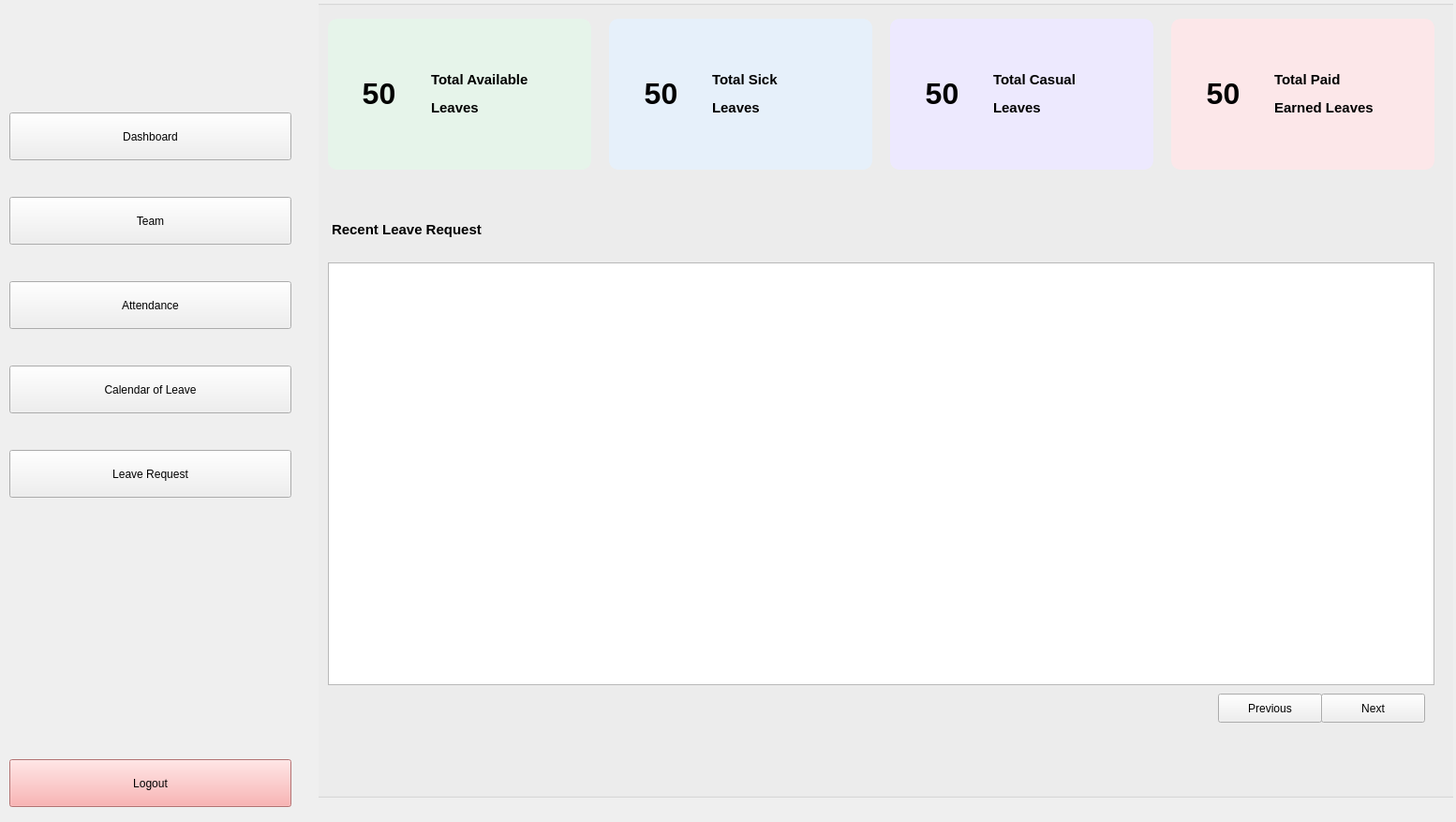
<?xml version="1.0" encoding="UTF-8"?>
<ui version="4.0">
 <class>MainWindow</class>
 <widget class="QMainWindow" name="MainWindow">
  <property name="geometry">
   <rect>
    <x>0</x>
    <y>0</y>
    <width>1554</width>
    <height>877</height>
   </rect>
  </property>
  <property name="windowTitle">
   <string>MainWindow</string>
  </property>
  <widget class="QWidget" name="centralwidget">
   <widget class="QWidget" name="SideBarWidget" native="true">
    <property name="geometry">
     <rect>
      <x>0</x>
      <y>0</y>
      <width>331</width>
      <height>881</height>
     </rect>
    </property>
    <property name="styleSheet">
     <string notr="true">QWidget#SideBarWidget{
background: qlineargradient(x1:0, y1:1, x2:0, y2:0, 
    stop:0 #add8e6, stop:1 #ffffff);
}</string>
    </property>
    <widget class="QLabel" name="label">
     <property name="geometry">
      <rect>
       <x>120</x>
       <y>10</y>
       <width>71</width>
       <height>71</height>
      </rect>
     </property>
     <property name="text">
      <string/>
     </property>
     <property name="pixmap">
      <pixmap>../../../OneDrive/Desktop/copy.png</pixmap>
     </property>
     <property name="scaledContents">
      <bool>true</bool>
     </property>
    </widget>
    <widget class="QPushButton" name="dashboardBTN">
     <property name="geometry">
      <rect>
       <x>10</x>
       <y>120</y>
       <width>301</width>
       <height>51</height>
      </rect>
     </property>
     <property name="styleSheet">
      <string notr="true">font: 10pt &quot;Arial&quot;;</string>
     </property>
     <property name="text">
      <string>Dashboard</string>
     </property>
    </widget>
    <widget class="QPushButton" name="calendarLeaveBTN">
     <property name="geometry">
      <rect>
       <x>10</x>
       <y>390</y>
       <width>301</width>
       <height>51</height>
      </rect>
     </property>
     <property name="styleSheet">
      <string notr="true">font: 10pt &quot;Arial&quot;;</string>
     </property>
     <property name="text">
      <string>Calendar of Leave</string>
     </property>
    </widget>
    <widget class="QPushButton" name="attendanceBTN">
     <property name="geometry">
      <rect>
       <x>10</x>
       <y>300</y>
       <width>301</width>
       <height>51</height>
      </rect>
     </property>
     <property name="styleSheet">
      <string notr="true">font: 10pt &quot;Arial&quot;;</string>
     </property>
     <property name="text">
      <string>Attendance</string>
     </property>
    </widget>
    <widget class="QPushButton" name="teamBTN">
     <property name="geometry">
      <rect>
       <x>10</x>
       <y>210</y>
       <width>301</width>
       <height>51</height>
      </rect>
     </property>
     <property name="styleSheet">
      <string notr="true">font: 10pt &quot;Arial&quot;;</string>
     </property>
     <property name="text">
      <string>Team</string>
     </property>
    </widget>
    <widget class="QPushButton" name="leaveRequestBTN">
     <property name="geometry">
      <rect>
       <x>10</x>
       <y>480</y>
       <width>301</width>
       <height>51</height>
      </rect>
     </property>
     <property name="styleSheet">
      <string notr="true">font: 10pt &quot;Arial&quot;;</string>
     </property>
     <property name="text">
      <string>Leave Request</string>
     </property>
    </widget>
    <widget class="QPushButton" name="logoutBTN">
     <property name="geometry">
      <rect>
       <x>10</x>
       <y>810</y>
       <width>301</width>
       <height>51</height>
      </rect>
     </property>
     <property name="styleSheet">
      <string notr="true">QPushButton#logoutBTN{
 background-color: #FAA0A0;
font: 10pt &quot;Arial&quot;;
}</string>
     </property>
     <property name="text">
      <string>Logout</string>
     </property>
    </widget>
   </widget>
   <widget class="QStackedWidget" name="dashboardStackedWidget">
    <property name="enabled">
     <bool>true</bool>
    </property>
    <property name="geometry">
     <rect>
      <x>340</x>
      <y>0</y>
      <width>1211</width>
      <height>881</height>
     </rect>
    </property>
    <property name="font">
     <font>
      <kerning>true</kerning>
     </font>
    </property>
    <property name="cursor">
     <cursorShape>ArrowCursor</cursorShape>
    </property>
    <property name="toolTip">
     <string/>
    </property>
    <property name="statusTip">
     <string/>
    </property>
    <property name="whatsThis">
     <string/>
    </property>
    <property name="styleSheet">
     <string notr="true">QStackedWidget#dashboardStackedWidget{
 
}</string>
    </property>
    <property name="currentIndex">
     <number>0</number>
    </property>
    <widget class="QWidget" name="dashboardPage">
     <widget class="QGroupBox" name="groupBox">
      <property name="geometry">
       <rect>
        <x>-10</x>
        <y>0</y>
        <width>1241</width>
        <height>851</height>
       </rect>
      </property>
      <property name="title">
       <string/>
      </property>
      <widget class="QWidget" name="firstWidget" native="true">
       <property name="geometry">
        <rect>
         <x>20</x>
         <y>20</y>
         <width>281</width>
         <height>161</height>
        </rect>
       </property>
       <property name="styleSheet">
        <string notr="true">QWidget#firstWidget{
background-color: #E6F4EA;
border-radius: 10px;
}</string>
       </property>
       <widget class="QLabel" name="totalLeaveLabel">
        <property name="geometry">
         <rect>
          <x>4</x>
          <y>0</y>
          <width>101</width>
          <height>161</height>
         </rect>
        </property>
        <property name="text">
         <string>&lt;html&gt;&lt;head/&gt;&lt;body&gt;&lt;p align=&quot;center&quot;&gt;&lt;span style=&quot; font-size:24pt; font-weight:600;&quot;&gt;50&lt;/span&gt;&lt;/p&gt;&lt;/body&gt;&lt;/html&gt;</string>
        </property>
       </widget>
       <widget class="QLabel" name="label_4">
        <property name="geometry">
         <rect>
          <x>110</x>
          <y>0</y>
          <width>171</width>
          <height>161</height>
         </rect>
        </property>
        <property name="text">
         <string>&lt;html&gt;&lt;head/&gt;&lt;body&gt;&lt;p&gt;&lt;span style=&quot; font-size:11pt; font-weight:600;&quot;&gt;Total Available &lt;/span&gt;&lt;/p&gt;&lt;p&gt;&lt;span style=&quot; font-size:11pt; font-weight:600;&quot;&gt;Leaves&lt;/span&gt;&lt;/p&gt;&lt;/body&gt;&lt;/html&gt;</string>
        </property>
       </widget>
      </widget>
      <widget class="QWidget" name="secondWidget" native="true">
       <property name="geometry">
        <rect>
         <x>320</x>
         <y>20</y>
         <width>281</width>
         <height>161</height>
        </rect>
       </property>
       <property name="styleSheet">
        <string notr="true">QWidget#secondWidget{
background-color: #E6F0FA;
border-radius: 10px;
}</string>
       </property>
       <widget class="QLabel" name="label_5">
        <property name="geometry">
         <rect>
          <x>110</x>
          <y>0</y>
          <width>171</width>
          <height>161</height>
         </rect>
        </property>
        <property name="text">
         <string>&lt;html&gt;&lt;head/&gt;&lt;body&gt;&lt;p&gt;&lt;span style=&quot; font-size:11pt; font-weight:600;&quot;&gt;Total Sick&lt;/span&gt;&lt;/p&gt;&lt;p&gt;&lt;span style=&quot; font-size:11pt; font-weight:600;&quot;&gt;Leaves&lt;/span&gt;&lt;/p&gt;&lt;/body&gt;&lt;/html&gt;</string>
        </property>
       </widget>
       <widget class="QLabel" name="totalSickLeaveLabel">
        <property name="geometry">
         <rect>
          <x>0</x>
          <y>0</y>
          <width>111</width>
          <height>161</height>
         </rect>
        </property>
        <property name="text">
         <string>&lt;html&gt;&lt;head/&gt;&lt;body&gt;&lt;p align=&quot;center&quot;&gt;&lt;span style=&quot; font-size:24pt; font-weight:600;&quot;&gt;50&lt;/span&gt;&lt;/p&gt;&lt;/body&gt;&lt;/html&gt;</string>
        </property>
       </widget>
      </widget>
      <widget class="QWidget" name="thirdWidget" native="true">
       <property name="geometry">
        <rect>
         <x>620</x>
         <y>20</y>
         <width>281</width>
         <height>161</height>
        </rect>
       </property>
       <property name="styleSheet">
        <string notr="true">QWidget#thirdWidget{
background-color: #EDE9FE;
border-radius: 10px;
}</string>
       </property>
       <widget class="QLabel" name="label_7">
        <property name="geometry">
         <rect>
          <x>110</x>
          <y>0</y>
          <width>171</width>
          <height>161</height>
         </rect>
        </property>
        <property name="text">
         <string>&lt;html&gt;&lt;head/&gt;&lt;body&gt;&lt;p&gt;&lt;span style=&quot; font-size:11pt; font-weight:600;&quot;&gt;Total Casual&lt;/span&gt;&lt;/p&gt;&lt;p&gt;&lt;span style=&quot; font-size:11pt; font-weight:600;&quot;&gt;Leaves&lt;/span&gt;&lt;/p&gt;&lt;/body&gt;&lt;/html&gt;</string>
        </property>
       </widget>
       <widget class="QLabel" name="TotalCasualLeaveLabel">
        <property name="geometry">
         <rect>
          <x>0</x>
          <y>0</y>
          <width>111</width>
          <height>161</height>
         </rect>
        </property>
        <property name="text">
         <string>&lt;html&gt;&lt;head/&gt;&lt;body&gt;&lt;p align=&quot;center&quot;&gt;&lt;span style=&quot; font-size:24pt; font-weight:600;&quot;&gt;50&lt;/span&gt;&lt;/p&gt;&lt;/body&gt;&lt;/html&gt;</string>
        </property>
       </widget>
      </widget>
      <widget class="QWidget" name="fourthWidget" native="true">
       <property name="geometry">
        <rect>
         <x>920</x>
         <y>20</y>
         <width>281</width>
         <height>161</height>
        </rect>
       </property>
       <property name="styleSheet">
        <string notr="true">QWidget#fourthWidget{
background-color: #FCE7E9;
border-radius: 10px;
}</string>
       </property>
       <widget class="QLabel" name="label_9">
        <property name="geometry">
         <rect>
          <x>110</x>
          <y>0</y>
          <width>171</width>
          <height>161</height>
         </rect>
        </property>
        <property name="text">
         <string>&lt;html&gt;&lt;head/&gt;&lt;body&gt;&lt;p&gt;&lt;span style=&quot; font-size:11pt; font-weight:600;&quot;&gt;Total Paid&lt;/span&gt;&lt;/p&gt;&lt;p&gt;&lt;span style=&quot; font-size:11pt; font-weight:600;&quot;&gt;Earned Leaves&lt;/span&gt;&lt;/p&gt;&lt;/body&gt;&lt;/html&gt;</string>
        </property>
       </widget>
       <widget class="QLabel" name="totalPaidEarnedLeaveLabel">
        <property name="geometry">
         <rect>
          <x>0</x>
          <y>0</y>
          <width>111</width>
          <height>161</height>
         </rect>
        </property>
        <property name="text">
         <string>&lt;html&gt;&lt;head/&gt;&lt;body&gt;&lt;p align=&quot;center&quot;&gt;&lt;span style=&quot; font-size:24pt; font-weight:600;&quot;&gt;50&lt;/span&gt;&lt;/p&gt;&lt;/body&gt;&lt;/html&gt;</string>
        </property>
       </widget>
      </widget>
      <widget class="QGroupBox" name="groupBox_2">
       <property name="geometry">
        <rect>
         <x>20</x>
         <y>210</y>
         <width>1181</width>
         <height>631</height>
        </rect>
       </property>
       <property name="styleSheet">
        <string notr="true">QGroupBox {
    border: none;
    margin-top: 0px; /* Optional: Adjusts the space above the group box title */
}
</string>
       </property>
       <property name="title">
        <string/>
       </property>
       <widget class="QTableWidget" name="recentLeaveTable">
        <property name="geometry">
         <rect>
          <x>0</x>
          <y>70</y>
          <width>1181</width>
          <height>451</height>
         </rect>
        </property>
       </widget>
       <widget class="QLabel" name="label_11">
        <property name="geometry">
         <rect>
          <x>4</x>
          <y>5</y>
          <width>211</width>
          <height>61</height>
         </rect>
        </property>
        <property name="text">
         <string>&lt;html&gt;&lt;head/&gt;&lt;body&gt;&lt;p&gt;&lt;span style=&quot; font-size:11pt; font-weight:600;&quot;&gt;Recent Leave Request &lt;/span&gt;&lt;/p&gt;&lt;/body&gt;&lt;/html&gt;</string>
        </property>
       </widget>
       <widget class="QPushButton" name="leaveRequestTableNextBTN">
        <property name="geometry">
         <rect>
          <x>1060</x>
          <y>530</y>
          <width>111</width>
          <height>31</height>
         </rect>
        </property>
        <property name="text">
         <string>Next</string>
        </property>
       </widget>
       <widget class="QPushButton" name="leaveRequestTablePrevBTN">
        <property name="geometry">
         <rect>
          <x>950</x>
          <y>530</y>
          <width>111</width>
          <height>31</height>
         </rect>
        </property>
        <property name="text">
         <string>Previous</string>
        </property>
       </widget>
      </widget>
     </widget>
    </widget>
    <widget class="QWidget" name="teamPage">
     <widget class="QGroupBox" name="groupBox_3">
      <property name="geometry">
       <rect>
        <x>-10</x>
        <y>0</y>
        <width>1231</width>
        <height>881</height>
       </rect>
      </property>
      <property name="title">
       <string/>
      </property>
      <widget class="QLabel" name="label_3">
       <property name="geometry">
        <rect>
         <x>10</x>
         <y>110</y>
         <width>101</width>
         <height>51</height>
        </rect>
       </property>
       <property name="text">
        <string>&lt;html&gt;&lt;head/&gt;&lt;body&gt;&lt;p align=&quot;center&quot;&gt;&lt;span style=&quot; font-size:11pt;&quot;&gt;Search&lt;/span&gt;&lt;/p&gt;&lt;/body&gt;&lt;/html&gt;</string>
       </property>
      </widget>
      <widget class="QLineEdit" name="teamSearchInput">
       <property name="geometry">
        <rect>
         <x>100</x>
         <y>110</y>
         <width>401</width>
         <height>51</height>
        </rect>
       </property>
       <property name="styleSheet">
        <string notr="true">QLineEdit#teamSearchInput{
	border-radius: 5px;
font: 10pt &quot;Arial&quot;;
}</string>
       </property>
      </widget>
      <widget class="QComboBox" name="teamSearchComboBox">
       <property name="geometry">
        <rect>
         <x>510</x>
         <y>110</y>
         <width>201</width>
         <height>51</height>
        </rect>
       </property>
       <property name="styleSheet">
        <string notr="true">QComboBox#teamSearchComboBox{

}</string>
       </property>
      </widget>
      <widget class="QLabel" name="label_2">
       <property name="geometry">
        <rect>
         <x>10</x>
         <y>0</y>
         <width>261</width>
         <height>91</height>
        </rect>
       </property>
       <property name="text">
        <string>&lt;html&gt;&lt;head/&gt;&lt;body&gt;&lt;p&gt;&lt;span style=&quot; font-size:16pt; font-weight:600;&quot;&gt; Production Team&lt;/span&gt;&lt;/p&gt;&lt;/body&gt;&lt;/html&gt;</string>
       </property>
      </widget>
      <widget class="QGroupBox" name="teamGridGroupBox">
       <property name="geometry">
        <rect>
         <x>40</x>
         <y>180</y>
         <width>1161</width>
         <height>651</height>
        </rect>
       </property>
       <property name="styleSheet">
        <string notr="true">QGroupBox#teamGridGroupBox {
    border-radius: 10px;
    /* Add a background color */
    border: 1px solid black;  /* Optionally, you can add a border for visibility */
}
</string>
       </property>
       <property name="title">
        <string/>
       </property>
       <widget class="QGroupBox" name="teamCard">
        <property name="geometry">
         <rect>
          <x>20</x>
          <y>20</y>
          <width>361</width>
          <height>291</height>
         </rect>
        </property>
        <property name="styleSheet">
         <string notr="true">QGroupBox#teamCard{
    border-style: solid;
    border-radius: 10px;
    box-shadow: 0 4px 6px rgba(0, 0, 0, 0.3);
    background-color: white;

}</string>
        </property>
        <property name="title">
         <string/>
        </property>
        <widget class="QWidget" name="teamCardBackground" native="true">
         <property name="geometry">
          <rect>
           <x>0</x>
           <y>0</y>
           <width>361</width>
           <height>71</height>
          </rect>
         </property>
         <property name="styleSheet">
          <string notr="true">QWidget#teamCardBackground {
background-color: #51158C;
border-top-left-radius: 10px;
  border-top-right-radius: 10px;

}</string>
         </property>
        </widget>
        <widget class="QWidget" name="teamCardFirstLetterBackground" native="true">
         <property name="geometry">
          <rect>
           <x>110</x>
           <y>20</y>
           <width>141</width>
           <height>101</height>
          </rect>
         </property>
         <property name="styleSheet">
          <string notr="true">QWidget#teamCardFirstLetterBackground{
background-color: white;
border-radius: 20px;
}</string>
         </property>
         <widget class="QWidget" name="teamCardFirstLetter" native="true">
          <property name="geometry">
           <rect>
            <x>10</x>
            <y>10</y>
            <width>120</width>
            <height>80</height>
           </rect>
          </property>
          <property name="styleSheet">
           <string notr="true">QWidget#teamCardFirstLetter{
background-color: #B163FF;
border-radius: 10px;
}</string>
          </property>
          <widget class="QLabel" name="label_6">
           <property name="geometry">
            <rect>
             <x>10</x>
             <y>5</y>
             <width>101</width>
             <height>61</height>
            </rect>
           </property>
           <property name="text">
            <string>&lt;html&gt;&lt;head/&gt;&lt;body&gt;&lt;p align=&quot;center&quot;&gt;&lt;span style=&quot; font-size:18pt; font-weight:600;&quot;&gt;R&lt;/span&gt;&lt;/p&gt;&lt;/body&gt;&lt;/html&gt;</string>
           </property>
          </widget>
         </widget>
        </widget>
        <widget class="QLabel" name="TeamCardName">
         <property name="geometry">
          <rect>
           <x>0</x>
           <y>120</y>
           <width>361</width>
           <height>41</height>
          </rect>
         </property>
         <property name="text">
          <string>&lt;html&gt;&lt;head/&gt;&lt;body&gt;&lt;p align=&quot;center&quot;&gt;&lt;span style=&quot; font-size:16pt; font-weight:600;&quot;&gt;Reignear Magallanes&lt;/span&gt;&lt;/p&gt;&lt;/body&gt;&lt;/html&gt;</string>
         </property>
        </widget>
        <widget class="QLabel" name="teamCardEmail">
         <property name="geometry">
          <rect>
           <x>0</x>
           <y>170</y>
           <width>361</width>
           <height>20</height>
          </rect>
         </property>
         <property name="text">
          <string>&lt;html&gt;&lt;head/&gt;&lt;body&gt;&lt;p align=&quot;center&quot;&gt;&lt;span style=&quot; font-size:10pt;&quot;&gt;reignearm@gmail.com&lt;/span&gt;&lt;/p&gt;&lt;/body&gt;&lt;/html&gt;</string>
         </property>
        </widget>
        <widget class="QLabel" name="teamCardPhone">
         <property name="geometry">
          <rect>
           <x>0</x>
           <y>200</y>
           <width>361</width>
           <height>20</height>
          </rect>
         </property>
         <property name="text">
          <string>&lt;html&gt;&lt;head/&gt;&lt;body&gt;&lt;p align=&quot;center&quot;&gt;&lt;span style=&quot; font-size:10pt;&quot;&gt;09075288220&lt;/span&gt;&lt;/p&gt;&lt;/body&gt;&lt;/html&gt;</string>
         </property>
        </widget>
        <widget class="QPushButton" name="pushButton_3">
         <property name="geometry">
          <rect>
           <x>70</x>
           <y>237</y>
           <width>211</width>
           <height>41</height>
          </rect>
         </property>
         <property name="text">
          <string>View</string>
         </property>
        </widget>
       </widget>
      </widget>
      <widget class="QPushButton" name="teamAddBTN">
       <property name="geometry">
        <rect>
         <x>1022</x>
         <y>110</y>
         <width>181</width>
         <height>51</height>
        </rect>
       </property>
       <property name="styleSheet">
        <string notr="true">font: 10pt &quot;Arial&quot;;</string>
       </property>
       <property name="text">
        <string>Add </string>
       </property>
      </widget>
     </widget>
    </widget>
    <widget class="QWidget" name="attendancePage">
     <widget class="QWidget" name="widget" native="true">
      <property name="geometry">
       <rect>
        <x>-10</x>
        <y>0</y>
        <width>1231</width>
        <height>881</height>
       </rect>
      </property>
      <widget class="QLabel" name="label_16">
       <property name="geometry">
        <rect>
         <x>30</x>
         <y>10</y>
         <width>271</width>
         <height>61</height>
        </rect>
       </property>
       <property name="text">
        <string>&lt;html&gt;&lt;head/&gt;&lt;body&gt;&lt;p&gt;&lt;span style=&quot; font-size:14pt; font-weight:600;&quot;&gt;Attendance&lt;/span&gt;&lt;/p&gt;&lt;/body&gt;&lt;/html&gt;</string>
       </property>
      </widget>
      <widget class="QLabel" name="label_17">
       <property name="geometry">
        <rect>
         <x>950</x>
         <y>90</y>
         <width>271</width>
         <height>61</height>
        </rect>
       </property>
       <property name="text">
        <string>&lt;html&gt;&lt;head/&gt;&lt;body&gt;&lt;p&gt;&lt;span style=&quot; font-size:14pt; font-weight:600;&quot;&gt;June 3, 2025 09: 46&lt;/span&gt;&lt;/p&gt;&lt;/body&gt;&lt;/html&gt;</string>
       </property>
      </widget>
      <widget class="QTableWidget" name="tableWidget">
       <property name="geometry">
        <rect>
         <x>20</x>
         <y>150</y>
         <width>1191</width>
         <height>711</height>
        </rect>
       </property>
      </widget>
     </widget>
    </widget>
    <widget class="QWidget" name="calendarLeavePage">
     <widget class="QWidget" name="widget_2" native="true">
      <property name="geometry">
       <rect>
        <x>0</x>
        <y>0</y>
        <width>1231</width>
        <height>881</height>
       </rect>
      </property>
      <widget class="QCalendarWidget" name="calendarWidget">
       <property name="geometry">
        <rect>
         <x>10</x>
         <y>80</y>
         <width>1191</width>
         <height>781</height>
        </rect>
       </property>
      </widget>
      <widget class="QLabel" name="label_18">
       <property name="geometry">
        <rect>
         <x>10</x>
         <y>0</y>
         <width>271</width>
         <height>61</height>
        </rect>
       </property>
       <property name="text">
        <string>&lt;html&gt;&lt;head/&gt;&lt;body&gt;&lt;p&gt;&lt;span style=&quot; font-size:14pt; font-weight:600;&quot;&gt;Calendar of Leave&lt;/span&gt;&lt;/p&gt;&lt;/body&gt;&lt;/html&gt;</string>
       </property>
      </widget>
     </widget>
    </widget>
    <widget class="QWidget" name="leaveRequestPage">
     <widget class="QGroupBox" name="groupBox_4">
      <property name="geometry">
       <rect>
        <x>-10</x>
        <y>0</y>
        <width>1221</width>
        <height>871</height>
       </rect>
      </property>
      <property name="title">
       <string/>
      </property>
      <widget class="QTableView" name="tableView">
       <property name="geometry">
        <rect>
         <x>10</x>
         <y>170</y>
         <width>1201</width>
         <height>691</height>
        </rect>
       </property>
      </widget>
      <widget class="QComboBox" name="leaveRequestComboBox">
       <property name="geometry">
        <rect>
         <x>930</x>
         <y>110</y>
         <width>271</width>
         <height>51</height>
        </rect>
       </property>
       <property name="styleSheet">
        <string notr="true">font: 10pt &quot;Arial&quot;;</string>
       </property>
      </widget>
      <widget class="QLineEdit" name="leaveRequestSearch">
       <property name="geometry">
        <rect>
         <x>110</x>
         <y>110</y>
         <width>381</width>
         <height>51</height>
        </rect>
       </property>
       <property name="styleSheet">
        <string notr="true">QLineEdit#leaveRequestSearch{
border-style: solid;
border-radius: 5px;
font: 10pt &quot;Arial&quot;;

}</string>
       </property>
       <property name="text">
        <string>leave request ni dire</string>
       </property>
      </widget>
      <widget class="QLabel" name="label_8">
       <property name="geometry">
        <rect>
         <x>10</x>
         <y>120</y>
         <width>101</width>
         <height>41</height>
        </rect>
       </property>
       <property name="text">
        <string>&lt;html&gt;&lt;head/&gt;&lt;body&gt;&lt;p align=&quot;center&quot;&gt;&lt;span style=&quot; font-size:10pt; font-weight:600;&quot;&gt;Search&lt;/span&gt;&lt;/p&gt;&lt;/body&gt;&lt;/html&gt;</string>
       </property>
      </widget>
      <widget class="QLabel" name="label_15">
       <property name="geometry">
        <rect>
         <x>20</x>
         <y>10</y>
         <width>271</width>
         <height>61</height>
        </rect>
       </property>
       <property name="text">
        <string>&lt;html&gt;&lt;head/&gt;&lt;body&gt;&lt;p&gt;&lt;span style=&quot; font-size:14pt; font-weight:600;&quot;&gt;List of Leave Request &lt;/span&gt;&lt;/p&gt;&lt;/body&gt;&lt;/html&gt;</string>
       </property>
      </widget>
     </widget>
    </widget>
   </widget>
  </widget>
 </widget>
 <resources/>
 <connections/>
</ui>
